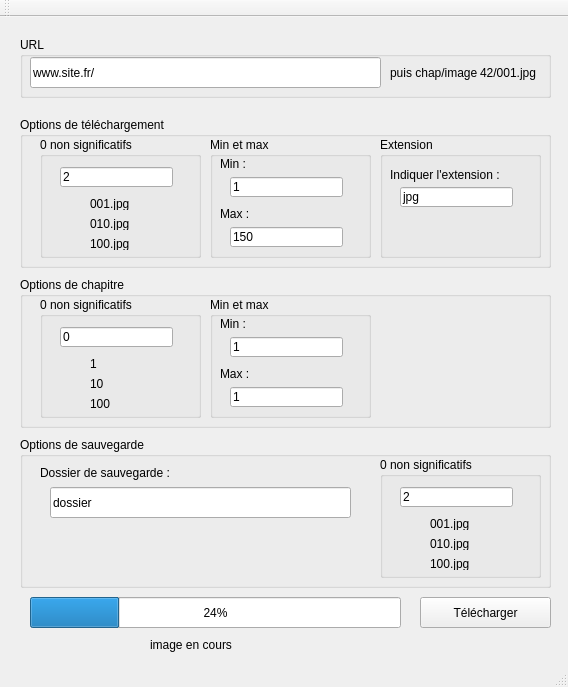
<?xml version="1.0" encoding="UTF-8"?>
<ui version="4.0">
 <class>downloader</class>
 <widget class="QMainWindow" name="downloader">
  <property name="geometry">
   <rect>
    <x>0</x>
    <y>0</y>
    <width>568</width>
    <height>687</height>
   </rect>
  </property>
  <property name="windowTitle">
   <string>downloader</string>
  </property>
  <widget class="QWidget" name="centralWidget">
   <widget class="QGroupBox" name="urlBox">
    <property name="geometry">
     <rect>
      <x>20</x>
      <y>20</y>
      <width>531</width>
      <height>61</height>
     </rect>
    </property>
    <property name="title">
     <string>URL</string>
    </property>
    <widget class="QLineEdit" name="url">
     <property name="geometry">
      <rect>
       <x>10</x>
       <y>20</y>
       <width>351</width>
       <height>31</height>
      </rect>
     </property>
     <property name="text">
      <string>www.site.fr/</string>
     </property>
    </widget>
    <widget class="QLabel" name="suivi">
     <property name="geometry">
      <rect>
       <x>370</x>
       <y>20</y>
       <width>91</width>
       <height>31</height>
      </rect>
     </property>
     <property name="text">
      <string>puis chap/image :</string>
     </property>
    </widget>
    <widget class="QLabel" name="imageLabel">
     <property name="geometry">
      <rect>
       <x>460</x>
       <y>20</y>
       <width>61</width>
       <height>31</height>
      </rect>
     </property>
     <property name="text">
      <string>42/001.jpg</string>
     </property>
    </widget>
   </widget>
   <widget class="QGroupBox" name="optionsDlBox">
    <property name="geometry">
     <rect>
      <x>20</x>
      <y>100</y>
      <width>531</width>
      <height>151</height>
     </rect>
    </property>
    <property name="title">
     <string>Options de téléchargement</string>
    </property>
    <widget class="QGroupBox" name="zeroBox">
     <property name="geometry">
      <rect>
       <x>20</x>
       <y>20</y>
       <width>161</width>
       <height>121</height>
      </rect>
     </property>
     <property name="title">
      <string>0 non significatifs</string>
     </property>
     <widget class="QLineEdit" name="nombre">
      <property name="geometry">
       <rect>
        <x>20</x>
        <y>30</y>
        <width>113</width>
        <height>20</height>
       </rect>
      </property>
      <property name="layoutDirection">
       <enum>Qt::LeftToRight</enum>
      </property>
      <property name="text">
       <string>2</string>
      </property>
     </widget>
     <widget class="QLabel" name="zeroLabel1">
      <property name="geometry">
       <rect>
        <x>50</x>
        <y>60</y>
        <width>47</width>
        <height>13</height>
       </rect>
      </property>
      <property name="text">
       <string>001.jpg</string>
      </property>
     </widget>
     <widget class="QLabel" name="zeroLabel2">
      <property name="geometry">
       <rect>
        <x>50</x>
        <y>80</y>
        <width>47</width>
        <height>13</height>
       </rect>
      </property>
      <property name="text">
       <string>010.jpg</string>
      </property>
     </widget>
     <widget class="QLabel" name="zeroLabel3">
      <property name="geometry">
       <rect>
        <x>50</x>
        <y>100</y>
        <width>47</width>
        <height>13</height>
       </rect>
      </property>
      <property name="text">
       <string>100.jpg</string>
      </property>
     </widget>
    </widget>
    <widget class="QGroupBox" name="minMaxBox">
     <property name="geometry">
      <rect>
       <x>190</x>
       <y>20</y>
       <width>161</width>
       <height>121</height>
      </rect>
     </property>
     <property name="title">
      <string>Min et max</string>
     </property>
     <widget class="QLineEdit" name="minNumber">
      <property name="geometry">
       <rect>
        <x>20</x>
        <y>40</y>
        <width>113</width>
        <height>20</height>
       </rect>
      </property>
      <property name="layoutDirection">
       <enum>Qt::LeftToRight</enum>
      </property>
      <property name="text">
       <string>1</string>
      </property>
     </widget>
     <widget class="QLineEdit" name="maxNumber">
      <property name="geometry">
       <rect>
        <x>20</x>
        <y>90</y>
        <width>113</width>
        <height>20</height>
       </rect>
      </property>
      <property name="layoutDirection">
       <enum>Qt::LeftToRight</enum>
      </property>
      <property name="text">
       <string>150</string>
      </property>
     </widget>
     <widget class="QLabel" name="maxLabel">
      <property name="geometry">
       <rect>
        <x>10</x>
        <y>70</y>
        <width>47</width>
        <height>13</height>
       </rect>
      </property>
      <property name="text">
       <string>Max :</string>
      </property>
     </widget>
     <widget class="QLabel" name="minLabel">
      <property name="geometry">
       <rect>
        <x>10</x>
        <y>20</y>
        <width>47</width>
        <height>13</height>
       </rect>
      </property>
      <property name="text">
       <string>Min :</string>
      </property>
     </widget>
    </widget>
    <widget class="QGroupBox" name="extBox">
     <property name="geometry">
      <rect>
       <x>360</x>
       <y>20</y>
       <width>161</width>
       <height>121</height>
      </rect>
     </property>
     <property name="title">
      <string>Extension</string>
     </property>
     <widget class="QLineEdit" name="extLineEdit">
      <property name="geometry">
       <rect>
        <x>20</x>
        <y>50</y>
        <width>113</width>
        <height>20</height>
       </rect>
      </property>
      <property name="layoutDirection">
       <enum>Qt::LeftToRight</enum>
      </property>
      <property name="text">
       <string>jpg</string>
      </property>
     </widget>
     <widget class="QLabel" name="extLabel">
      <property name="geometry">
       <rect>
        <x>10</x>
        <y>30</y>
        <width>111</width>
        <height>16</height>
       </rect>
      </property>
      <property name="text">
       <string>Indiquer l'extension :</string>
      </property>
     </widget>
    </widget>
   </widget>
   <widget class="QGroupBox" name="optionsSaveBox">
    <property name="geometry">
     <rect>
      <x>20</x>
      <y>420</y>
      <width>531</width>
      <height>151</height>
     </rect>
    </property>
    <property name="title">
     <string>Options de sauvegarde</string>
    </property>
    <widget class="QLineEdit" name="dossier">
     <property name="geometry">
      <rect>
       <x>30</x>
       <y>50</y>
       <width>301</width>
       <height>31</height>
      </rect>
     </property>
     <property name="text">
      <string>dossier</string>
     </property>
    </widget>
    <widget class="QLabel" name="dossierLabel">
     <property name="geometry">
      <rect>
       <x>20</x>
       <y>20</y>
       <width>131</width>
       <height>31</height>
      </rect>
     </property>
     <property name="text">
      <string>Dossier de sauvegarde :</string>
     </property>
    </widget>
    <widget class="QGroupBox" name="zeroSaveBox">
     <property name="geometry">
      <rect>
       <x>360</x>
       <y>20</y>
       <width>161</width>
       <height>121</height>
      </rect>
     </property>
     <property name="title">
      <string>0 non significatifs</string>
     </property>
     <widget class="QLineEdit" name="nombreSave">
      <property name="geometry">
       <rect>
        <x>20</x>
        <y>30</y>
        <width>113</width>
        <height>20</height>
       </rect>
      </property>
      <property name="layoutDirection">
       <enum>Qt::LeftToRight</enum>
      </property>
      <property name="text">
       <string>2</string>
      </property>
     </widget>
     <widget class="QLabel" name="zeroSaveLabel1">
      <property name="geometry">
       <rect>
        <x>50</x>
        <y>60</y>
        <width>47</width>
        <height>13</height>
       </rect>
      </property>
      <property name="text">
       <string>001.jpg</string>
      </property>
     </widget>
     <widget class="QLabel" name="zeroSaveLabel2">
      <property name="geometry">
       <rect>
        <x>50</x>
        <y>80</y>
        <width>47</width>
        <height>13</height>
       </rect>
      </property>
      <property name="text">
       <string>010.jpg</string>
      </property>
     </widget>
     <widget class="QLabel" name="zeroSaveLabel3">
      <property name="geometry">
       <rect>
        <x>50</x>
        <y>100</y>
        <width>47</width>
        <height>13</height>
       </rect>
      </property>
      <property name="text">
       <string>100.jpg</string>
      </property>
     </widget>
    </widget>
   </widget>
   <widget class="QPushButton" name="download">
    <property name="geometry">
     <rect>
      <x>420</x>
      <y>580</y>
      <width>131</width>
      <height>31</height>
     </rect>
    </property>
    <property name="text">
     <string>Télécharger</string>
    </property>
   </widget>
   <widget class="QProgressBar" name="progressBar">
    <property name="geometry">
     <rect>
      <x>30</x>
      <y>580</y>
      <width>371</width>
      <height>31</height>
     </rect>
    </property>
    <property name="value">
     <number>24</number>
    </property>
   </widget>
   <widget class="QLabel" name="actual">
    <property name="geometry">
     <rect>
      <x>150</x>
      <y>620</y>
      <width>121</width>
      <height>16</height>
     </rect>
    </property>
    <property name="text">
     <string>image en cours</string>
    </property>
   </widget>
   <widget class="QGroupBox" name="chapOtionBox">
    <property name="geometry">
     <rect>
      <x>20</x>
      <y>260</y>
      <width>531</width>
      <height>151</height>
     </rect>
    </property>
    <property name="title">
     <string>Options de chapitre</string>
    </property>
    <widget class="QGroupBox" name="chapZeroBox">
     <property name="geometry">
      <rect>
       <x>20</x>
       <y>20</y>
       <width>161</width>
       <height>121</height>
      </rect>
     </property>
     <property name="title">
      <string>0 non significatifs</string>
     </property>
     <widget class="QLineEdit" name="chapNombre">
      <property name="geometry">
       <rect>
        <x>20</x>
        <y>30</y>
        <width>113</width>
        <height>20</height>
       </rect>
      </property>
      <property name="layoutDirection">
       <enum>Qt::LeftToRight</enum>
      </property>
      <property name="text">
       <string>0</string>
      </property>
     </widget>
     <widget class="QLabel" name="chapZeroLabel1">
      <property name="geometry">
       <rect>
        <x>50</x>
        <y>60</y>
        <width>47</width>
        <height>13</height>
       </rect>
      </property>
      <property name="text">
       <string>1</string>
      </property>
     </widget>
     <widget class="QLabel" name="chapZeroLabel2">
      <property name="geometry">
       <rect>
        <x>50</x>
        <y>80</y>
        <width>47</width>
        <height>13</height>
       </rect>
      </property>
      <property name="text">
       <string>10</string>
      </property>
     </widget>
     <widget class="QLabel" name="chapZeroLabel3">
      <property name="geometry">
       <rect>
        <x>50</x>
        <y>100</y>
        <width>47</width>
        <height>13</height>
       </rect>
      </property>
      <property name="text">
       <string>100</string>
      </property>
     </widget>
    </widget>
    <widget class="QGroupBox" name="chapMinMaxBox">
     <property name="geometry">
      <rect>
       <x>190</x>
       <y>20</y>
       <width>161</width>
       <height>121</height>
      </rect>
     </property>
     <property name="title">
      <string>Min et max</string>
     </property>
     <widget class="QLineEdit" name="chapMinNumber">
      <property name="geometry">
       <rect>
        <x>20</x>
        <y>40</y>
        <width>113</width>
        <height>20</height>
       </rect>
      </property>
      <property name="layoutDirection">
       <enum>Qt::LeftToRight</enum>
      </property>
      <property name="text">
       <string>1</string>
      </property>
     </widget>
     <widget class="QLineEdit" name="chapMaxNumber">
      <property name="geometry">
       <rect>
        <x>20</x>
        <y>90</y>
        <width>113</width>
        <height>20</height>
       </rect>
      </property>
      <property name="layoutDirection">
       <enum>Qt::LeftToRight</enum>
      </property>
      <property name="text">
       <string>1</string>
      </property>
     </widget>
     <widget class="QLabel" name="chapMaxLabel">
      <property name="geometry">
       <rect>
        <x>10</x>
        <y>70</y>
        <width>47</width>
        <height>13</height>
       </rect>
      </property>
      <property name="text">
       <string>Max :</string>
      </property>
     </widget>
     <widget class="QLabel" name="chapMinLabel">
      <property name="geometry">
       <rect>
        <x>10</x>
        <y>20</y>
        <width>47</width>
        <height>13</height>
       </rect>
      </property>
      <property name="text">
       <string>Min :</string>
      </property>
     </widget>
    </widget>
   </widget>
  </widget>
  <widget class="QMenuBar" name="menuBar">
   <property name="geometry">
    <rect>
     <x>0</x>
     <y>0</y>
     <width>568</width>
     <height>21</height>
    </rect>
   </property>
  </widget>
  <widget class="QToolBar" name="mainToolBar">
   <attribute name="toolBarArea">
    <enum>TopToolBarArea</enum>
   </attribute>
   <attribute name="toolBarBreak">
    <bool>false</bool>
   </attribute>
  </widget>
  <widget class="QStatusBar" name="statusBar"/>
 </widget>
 <layoutdefault spacing="6" margin="11"/>
 <resources/>
 <connections/>
</ui>
